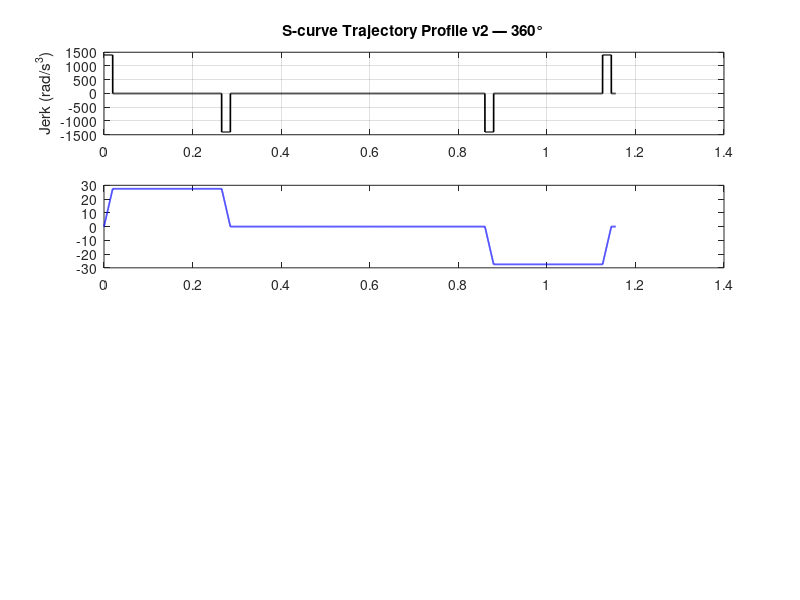

Source code (MATLAB): (Note: this script raises an error after producing the figure.)
% =========================================================
% compute_scurve_v2.m
% S-curve Trajectory — แก้ไข numerical integration
% =========================================================

clc; clear; close all;

% =========================================================
% SECTION 1: Parameters
% =========================================================
J_est        = 0.72762;
B_est        = 0.19279;
K_t          = 0.04065;
eta          = 0.83607;
N_total      = 70;
i_max        = 10;
omega_max_hw = 8.116;

% Motion limits
v_max = 0.9 * omega_max_hw;

tau_out_max = K_t * i_max * eta * N_total;
tau_net     = tau_out_max - B_est * omega_max_hw;
a_max       = 0.9 * (tau_net / J_est);

omega_n_vel = 56.6;
j_max       = 0.9 * a_max * omega_n_vel;

fprintf('=== Motion Limits ===\n');
fprintf('v_max = %.4f rad/s\n',   v_max);
fprintf('a_max = %.4f rad/s^2\n', a_max);
fprintf('j_max = %.2f rad/s^3\n', j_max);

% =========================================================
% SECTION 2: Analytical S-curve Timing
% =========================================================
q_total = 2 * pi;

% Phase durations
t_j = a_max / j_max;
t_a = v_max / a_max - t_j;

if t_a < 0
    t_a = 0;
    t_j = sqrt(v_max / j_max);
    v_peak = j_max * t_j^2;
    fprintf('WARNING: No constant accel phase, v_peak=%.4f\n', v_peak);
end

% ระยะทางช่วง accel (phases 1-3) คำนวณ analytical
% Phase 1: jerk up
d1 = 0.5 * j_max * t_j^2 * t_j / 3;   % = j*t^3/6
v1 = 0.5 * j_max * t_j^2;              % velocity หลัง phase 1
a1 = j_max * t_j;                       % accel หลัง phase 1
d1 = j_max * t_j^3 / 6;

% Phase 2: constant accel
d2 = v1 * t_a + 0.5 * a1 * t_a^2;
v2 = v1 + a1 * t_a;

% Phase 3: jerk down
d3 = v2 * t_j + 0.5 * a1 * t_j^2 - j_max * t_j^3 / 6;
% v หลัง phase 3 = v_max

d_accel = d1 + d2 + d3;    % ระยะทาง accel (phases 1-3)
d_decel = d_accel;          % symmetric

% Phase 4: cruise
d_cruise = q_total - d_accel - d_decel;

if d_cruise < 0
    % ไม่มี cruise phase -- ลด v_max
    t_v = 0;
    % แก้: หา v_peak จาก d_accel + d_decel = q_total
    % สมการ: 2*(j*tj^3/6 + v1*ta + 0.5*a*ta^2 + v2*tj + 0.5*a*tj^2 - j*tj^3/6) = q
    % approximate: q = v_max*(ta + tj)  สำหรับ symmetric
    fprintf('WARNING: No cruise phase\n');
    v_max  = sqrt(a_max * q_total / 2 - a_max^2 / (2*j_max));
    t_j    = a_max / j_max;
    t_a    = v_max / a_max - t_j;
    if t_a < 0; t_a = 0; end
    d_cruise = 0;
else
    t_v = d_cruise / v_max;
end

% เวลารวม (7 phases: tj + ta + tj + tv + tj + ta + tj)
t_total = 4*t_j + 2*t_a + t_v;

fprintf('\n=== S-curve Timing (Analytical) ===\n');
fprintf('t_j     = %.5f s\n', t_j);
fprintf('t_a     = %.5f s\n', t_a);
fprintf('t_v     = %.5f s\n', t_v);
fprintf('t_total = %.5f s\n', t_total);
fprintf('d_accel = %.5f rad\n', d_accel);
fprintf('d_cruise= %.5f rad\n', d_cruise);
fprintf('d_total = %.5f rad (target %.5f)\n', ...
    2*d_accel + d_cruise, q_total);

% =========================================================
% SECTION 3: Generate Profile (Analytical ทุก phase)
% =========================================================
dt = 0.0001;   % ลด dt เพื่อความแม่นยำ
t  = 0:dt:t_total + 0.01;
n  = length(t);

jerk_p = zeros(1, n);
accel_p = zeros(1, n);
vel_p   = zeros(1, n);
pos_p   = zeros(1, n);

% Phase boundaries
T = zeros(1, 8);
T(1) = 0;
T(2) = T(1) + t_j;       % end of phase 1
T(3) = T(2) + t_a;       % end of phase 2
T(4) = T(3) + t_j;       % end of phase 3
T(5) = T(4) + t_v;       % end of phase 4 (cruise)
T(6) = T(5) + t_j;       % end of phase 5
T(7) = T(6) + t_a;       % end of phase 6
T(8) = T(7) + t_j;       % end of phase 7

% State ต้นของแต่ละ phase
% [a0, v0, p0] ที่เริ่มต้นของแต่ละ phase
phase_init = zeros(7, 3);   % [accel, vel, pos]
phase_init(1, :) = [0, 0, 0];

for k = 1:n
    tk = t(k);

    % หา phase ปัจจุบัน
    if tk <= T(2)
        ph = 1; j_now = +j_max; t0 = T(1);
        a0 = 0; v0 = 0; p0 = 0;
    elseif tk <= T(3)
        ph = 2; j_now = 0; t0 = T(2);
        a0 = a_max; v0 = v_max/2 - a_max*t_j/2;
        % คำนวณจาก end of phase 1
        a0 = j_max * t_j;
        v0 = 0.5 * j_max * t_j^2;
        p0 = j_max * t_j^3 / 6;
    elseif tk <= T(4)
        ph = 3; j_now = -j_max; t0 = T(3);
        a0 = j_max * t_j;
        v0 = 0.5 * j_max * t_j^2 + j_max * t_j * t_a;
        p0 = d1 + d2;
    elseif tk <= T(5)
        ph = 4; j_now = 0; t0 = T(4);
        a0 = 0; v0 = v_max; p0 = d_accel;
    elseif tk <= T(6)
        ph = 5; j_now = -j_max; t0 = T(5);
        a0 = 0; v0 = v_max; p0 = d_accel + d_cruise;
    elseif tk <= T(7)
        ph = 6; j_now = 0; t0 = T(6);
        a0 = -j_max * t_j;
        v0 = v_max - 0.5 * j_max * t_j^2;
        p0 = d_accel + d_cruise + d1;
    elseif tk <= T(8)
        ph = 7; j_now = +j_max; t0 = T(7);
        a0 = -j_max * t_j;
        v0 = 0.5 * j_max * t_j^2 + j_max * t_j * t_a - j_max*t_j^2;
        % ใช้ exact: v0 ที่ end of phase 6
        v0 = v_max - 0.5*j_max*t_j^2 - j_max*t_j*t_a;
        p0 = d_accel + d_cruise + d1 + d2;
    else
        ph = 8; j_now = 0; t0 = T(8);
        a0 = 0; v0 = 0; p0 = q_total;
    end

    tau = tk - t0;

    jerk_p(k)  = j_now;
    accel_p(k) = a0 + j_now * tau;
    vel_p(k)   = v0 + a0 * tau + 0.5 * j_now * tau^2;
    pos_p(k)   = p0 + v0 * tau + 0.5 * a0 * tau^2 + j_now * tau^3 / 6;
end

% =========================================================
% SECTION 4: Verify
% =========================================================
fprintf('\n=== Verification ===\n');
fprintf('v_max reached  = %.5f rad/s   (target %.5f)\n', ...
    max(vel_p), v_max);
fprintf('a_max reached  = %.5f rad/s^2 (target %.5f)\n', ...
    max(accel_p), a_max);
fprintf('Total distance = %.5f rad     (target %.5f)\n', ...
    pos_p(end), q_total);
fprintf('Error distance = %.6f rad = %.4f deg\n', ...
    abs(pos_p(end) - q_total), abs(pos_p(end) - q_total)*180/pi);

% =========================================================
% SECTION 5: Cycle Time
% =========================================================
t_settle   = 0.5;
t_pick     = 4.0;   % สมมติ -- ปรับตามจริง
n_pieces   = 4;

t_cycle = n_pieces * (t_total + t_settle + t_pick);

fprintf('\n=== Cycle Time ===\n');
fprintf('Move time (360 deg) = %.4f s\n', t_total);
fprintf('Settling time       = %.4f s\n', t_settle);
fprintf('Pick+Place time     = %.4f s (สมมติ)\n', t_pick);
fprintf('Cycle (4 pieces)    = %.4f s (req <= 35 s)\n', t_cycle);
if t_cycle <= 35
    fprintf('==> PASS\n');
else
    fprintf('==> FAIL\n');
end

% =========================================================
% SECTION 6: Plot
% =========================================================
figure('Name', 'S-curve v2', 'NumberTitle', 'off', ...
    'Position', [50, 50, 1000, 750]);

subplot(4,1,1);
plot(t, jerk_p, 'k', 'LineWidth', 1.2);
ylabel('Jerk (rad/s^3)');
title('S-curve Trajectory Profile v2 — 360°');
grid on;

subplot(4,1,2);
plot(t, accel_p, 'b', 'LineWidth', 1.2);
yline(a_max,  'r--', 'a_{max}', 'LineWidth', 1);
yline(-a_max, 'r--', 'LineWidth', 1);
ylabel('Accel (rad/s^2)');
grid on;

subplot(4,1,3);
plot(t, vel_p, 'g', 'LineWidth', 1.2);
yline(v_max, 'r--', 'v_{max}', 'LineWidth', 1);
ylabel('Velocity (rad/s)');
grid on;

subplot(4,1,4);
plot(t, pos_p * 180/pi, 'm', 'LineWidth', 1.2);
yline(360, 'r--', '360°', 'LineWidth', 1);
xlabel('Time (s)');
ylabel('Position (deg)');
grid on;
